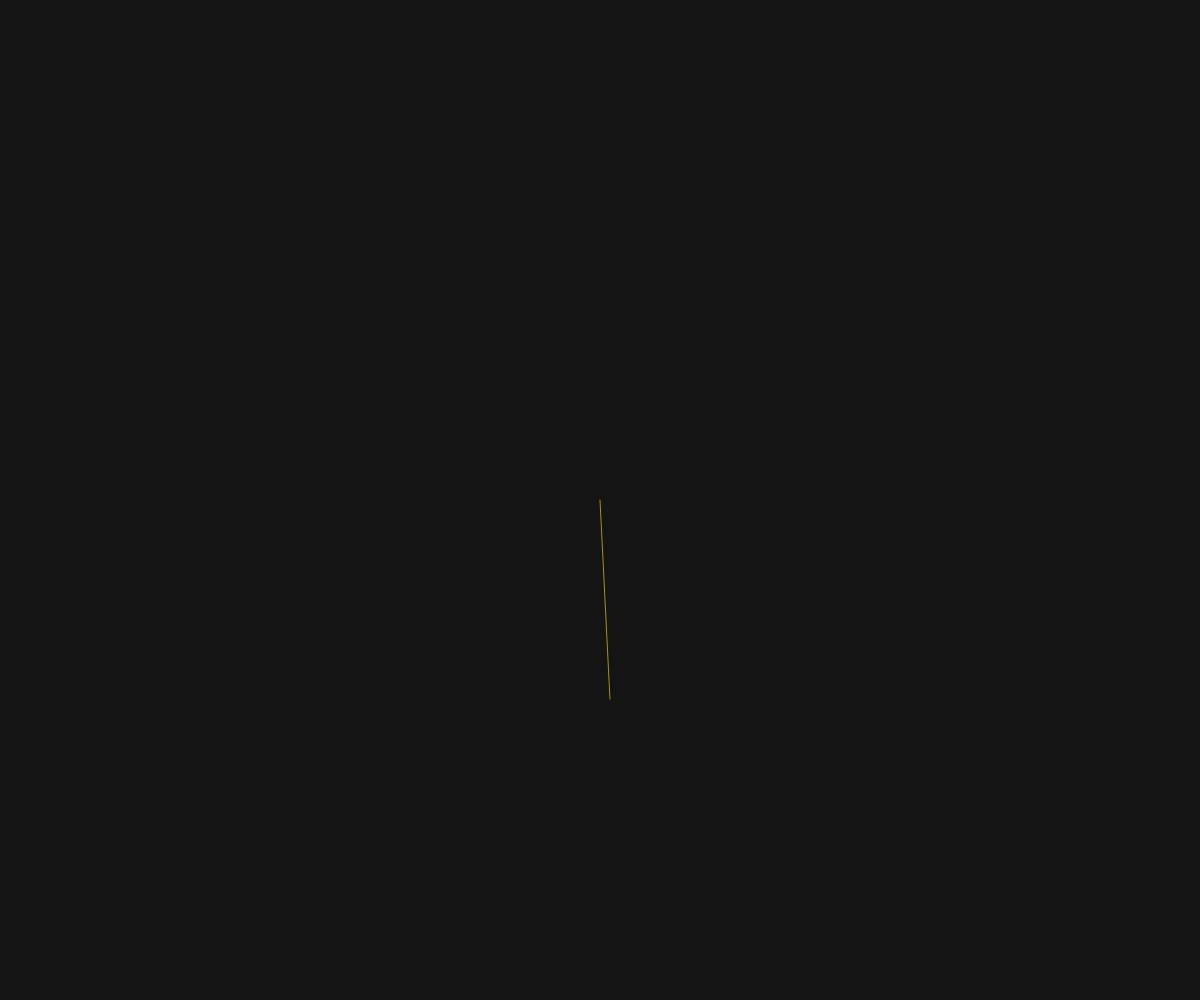
Frame 1 (no input)
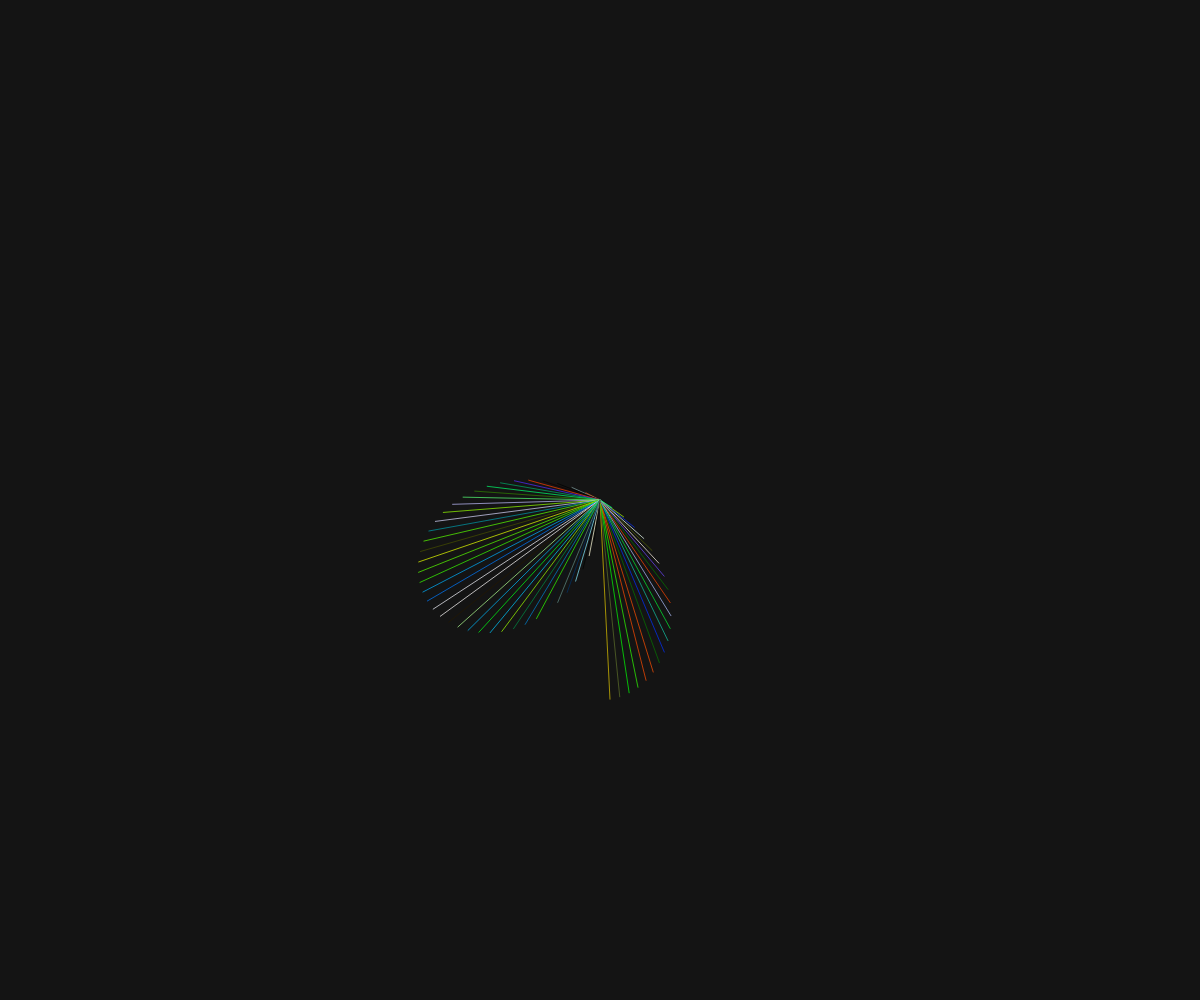
Frame 60 (no input)
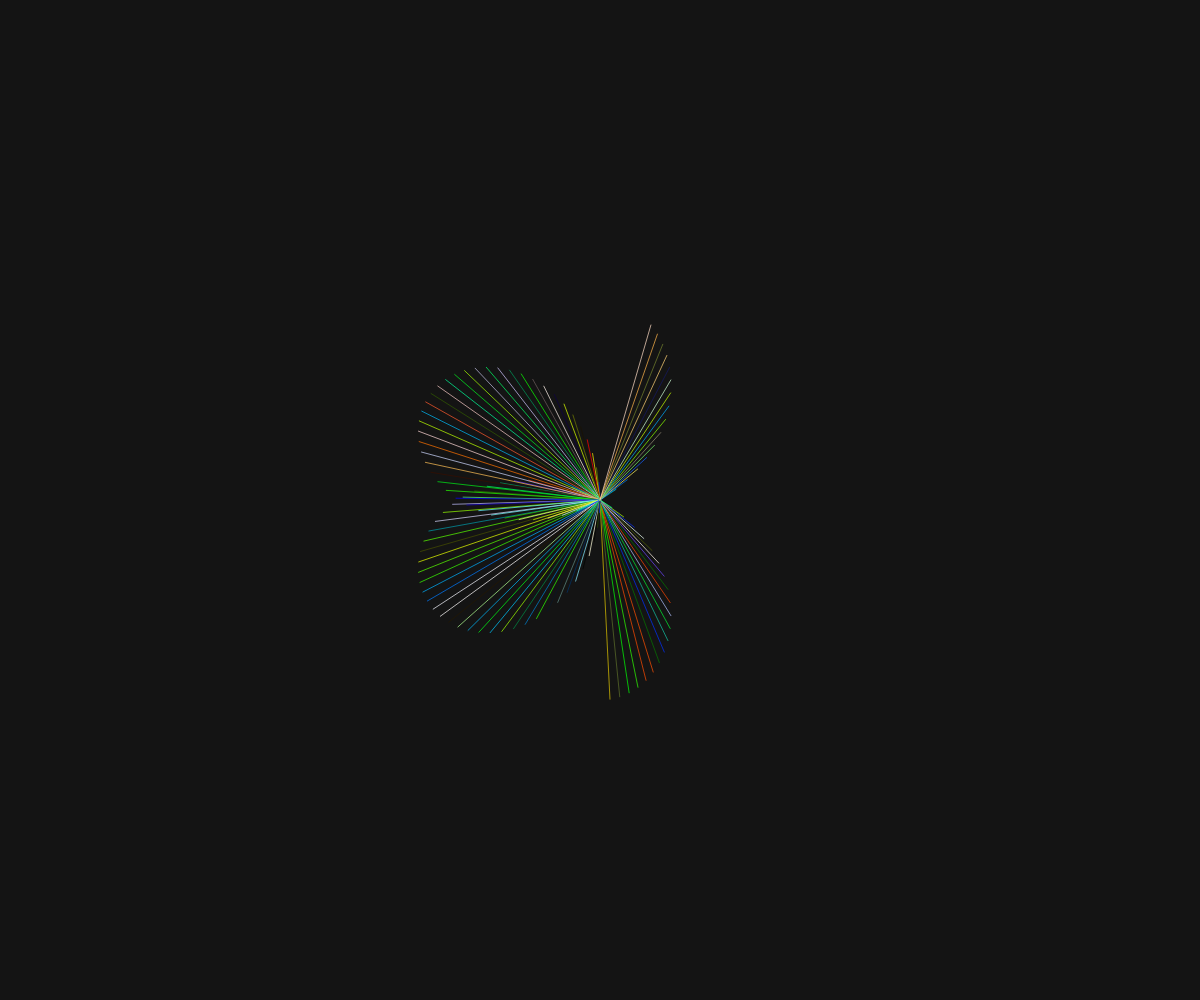
Frame 120 (the mouse pressed at the canvas centre since frame 60)

The p5.js sketch that drew these frames (run headless with seeded random() and noise() and a simulated clock; from frame 60 on, the mouse is pressed at the canvas centre):

// p5.js sketch
// ── sketch.js
// Example 36

// Radial Pattern Basic

let k = 6 / 4.0;
let scaleIt = 200;

function setup() {
    createCanvas(windowWidth, windowHeight);
    background(20);
    colorMode(HSB);
    strokeWeight(random());
    smooth();
}

function draw() {
    translate(width / 2, height / 2);
    // scale(width/2, height/2);
    let t = frameCount / 20.0;
    let x = cos(k * t) * sin(t) * scaleIt;
    let y = cos(k * t) * cos(t) * scaleIt;
    stroke(random(255),random(255),random(255),random(255));
    line(0, 0, x, y,);
}
